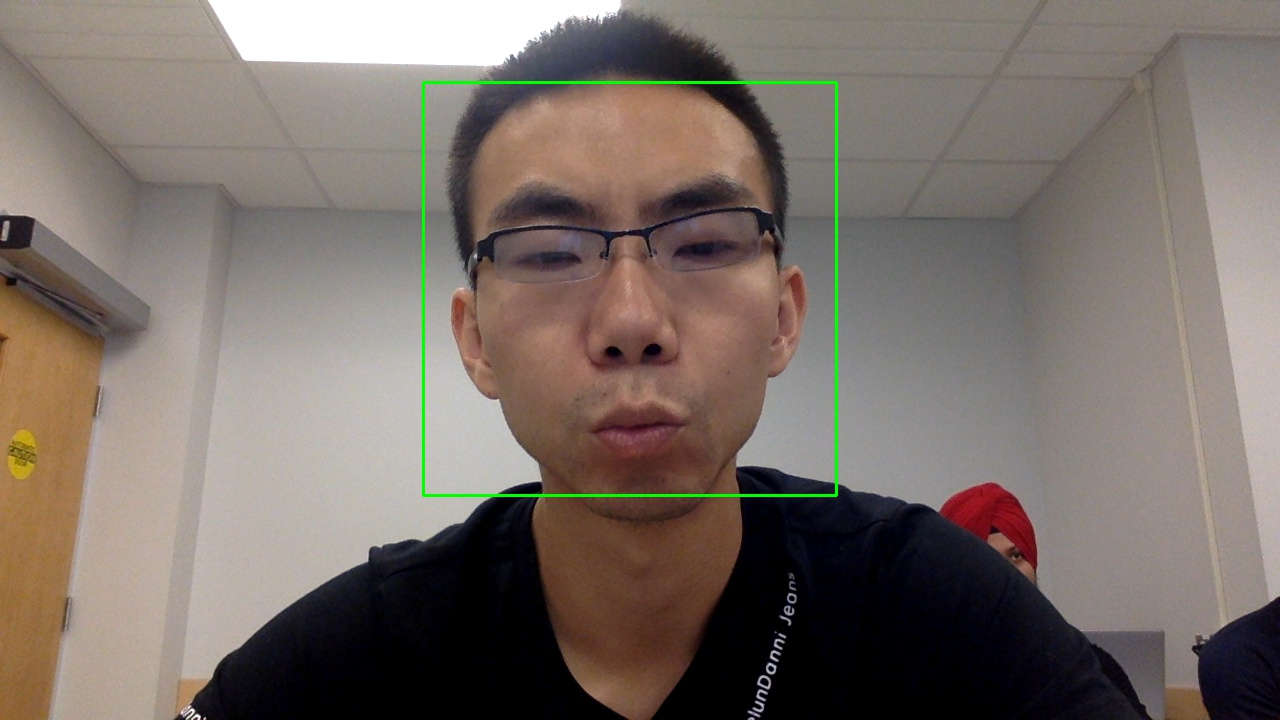
#> input picture aipro/test.jpg, 1280 x 720 px, given in place of the camera
$ python test.py
#> lines starting #> are read from the running program, lines starting #| are printed output that depends on the picture; after the words box and inside, x2 and y2 are one past the last pixel; in counts of white or black regions, pixels touching at a corner belong together
'''
Capture Face Step 2 ---recognize faces with static images Written by Tab Jun.27 2017
'''

import numpy as np
import cv2

cap = cv2.VideoCapture(0)
ret, frame = cap.read()
#> frame is the input picture: shape (720, 1280, 3); mean B, G, R 103.8, 111.1, 121.5

r, h, c, w = 250, 90, 400, 125
track_window = (c, r, w, h)

roi = frame[r:r+h, c:c+w]
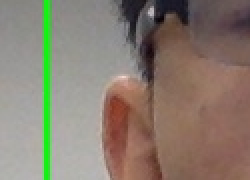
#> roi: shape (90, 125, 3) (shown 2 times larger); mean B, G, R 112.3, 125.6, 136.7
hsv_roi = cv2.cvtColor(frame, cv2.COLOR_BGR2HSV)
#> hsv_roi: shape (720, 1280, 3); mean H, S, V 37.7, 59.9, 123.9

mask = cv2.inRange(hsv_roi, np.array((0., 60., 32.)), np.array((180., 255., 255.)))
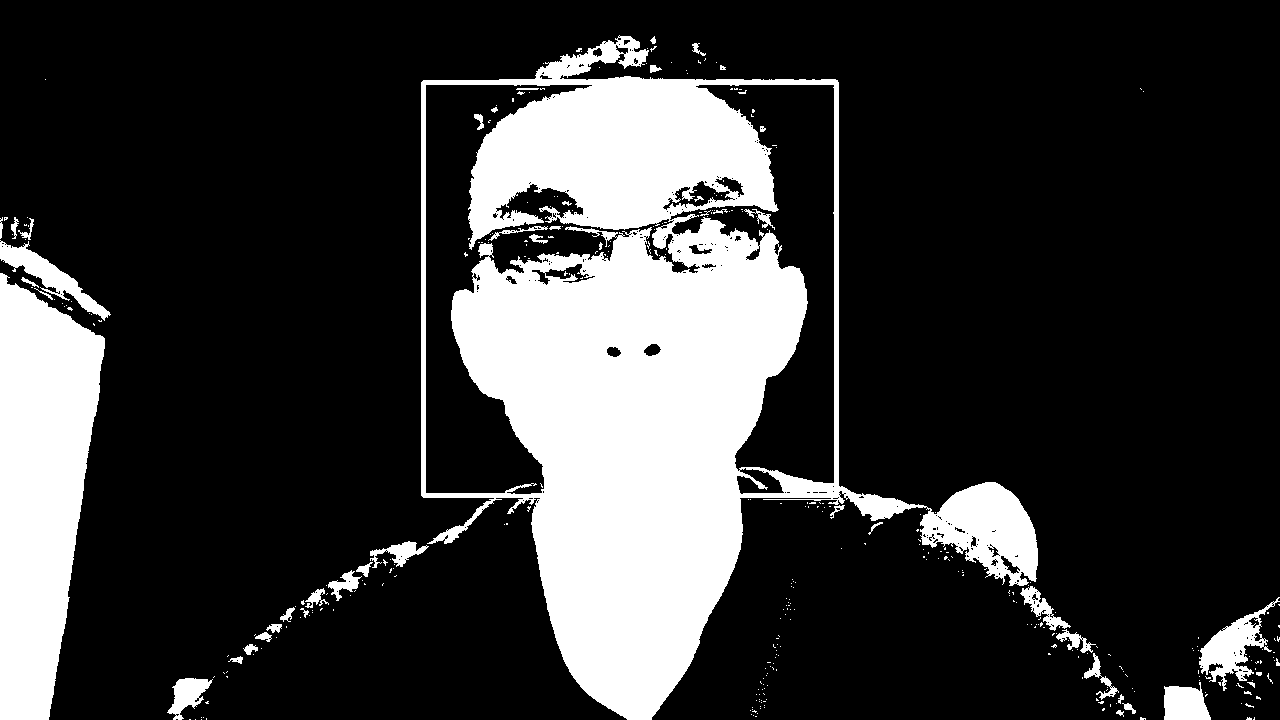
#> mask: shape (720, 1280); 22.2% white; 371 white regions (322 under 20 px), largest, box (x1, y1, x2, y2) and area: (421, 35, 1038, 720) 158605, (0, 273, 105, 720) 33060, (1199, 597, 1280, 691) 2512
roi_hist = cv2.calcHist([hsv_roi], [0], mask, [180], [0, 180])
#> roi_hist = 180 values, max 20722 at index 8, min 0 at index 27, mean 1135.6
cv2.normalize(roi_hist,roi_hist,0,255,cv2.NORM_MINMAX)
term_crit = (cv2.TERM_CRITERIA_EPS | cv2.TERM_CRITERIA_COUNT, 10, 1)

while(1):
    ret, frame = cap.read()
    if ret == True:
        hsv = cv2.cvtColor(frame, cv2.COLOR_BGR2HSV)
        dst = cv2.calcBackProject([hsv], [0], roi_hist, [0, 180], 1)
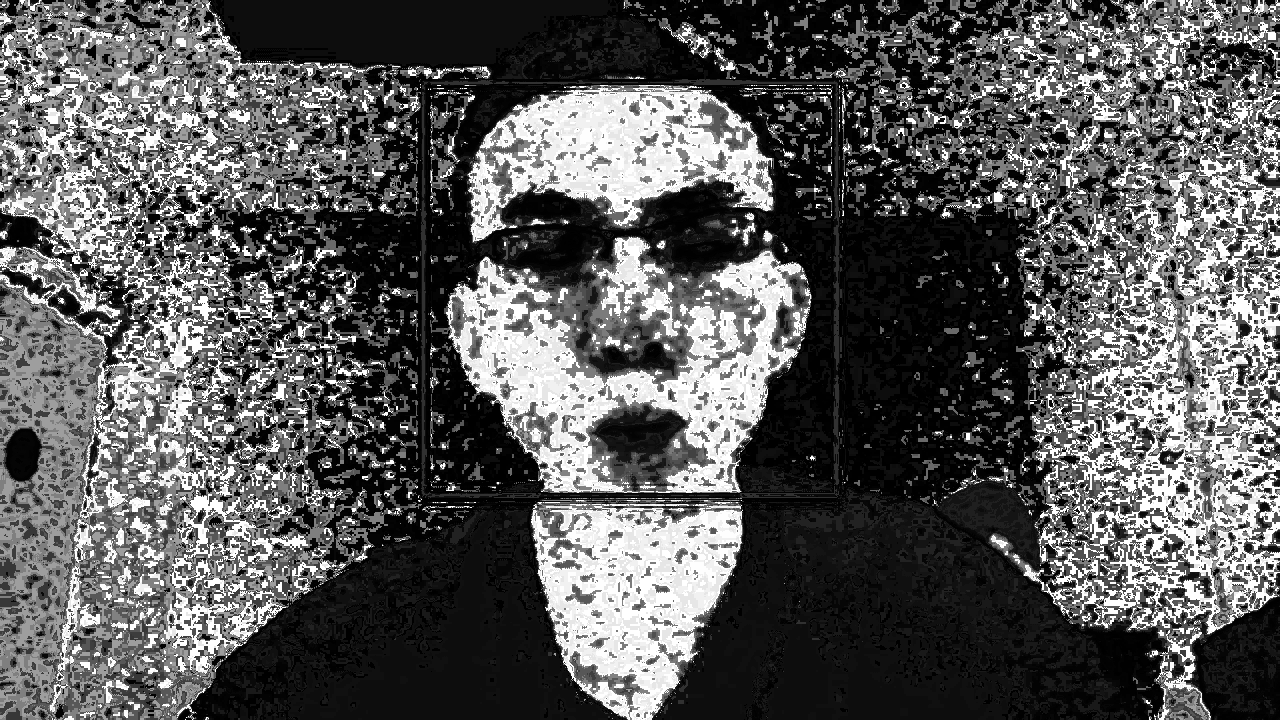
#> dst: shape (720, 1280); min 0, max 255, mean 89.8
        ret, track_window = cv2.meanShift(dst, track_window, term_crit)
#> ret = 10; track_window = (450, 287, 125, 90)
        x, y, w, h = track_window
#> x = 450; y = 287; w = 125; h = 90
        img2 = cv2.rectangle(frame, (x, y), (x+w, y+h), 255, 2)
        #gray = cv2.cvtColor(frame, cv2.COLOR_BGR2GRAY)
        cv2.imshow('EyesTracking', img2)
        k = cv2.waitKey(60) & 0xff
#> (key Esc is pressed here)
        if k == 27:
            break
        else:
            print("continue")
            cv2.imwrite("test_cap.jpg", img2)
    else:
        print("error")
        break
cv2.destroyAllWindows()
cap.release()

$ run again, on aipro/eyes.jpg
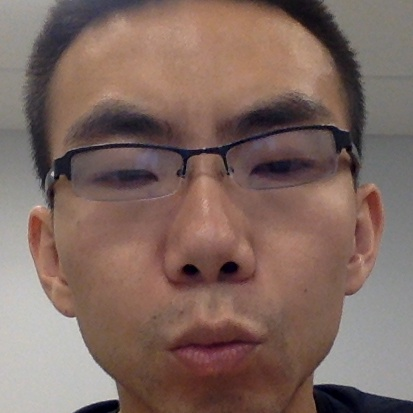
#> input picture aipro/eyes.jpg, 413 x 413 px, given in place of the camera
#> frame is the input picture: shape (413, 413, 3); mean B, G, R 96.9, 104.7, 127.8
#> hsv_roi: shape (413, 413, 3); mean H, S, V 38.5, 68.8, 128.4
#> `mask = cv2.inRange(hsv_roi, np.array((0., 60., 32.)), np.array((180., ..`:
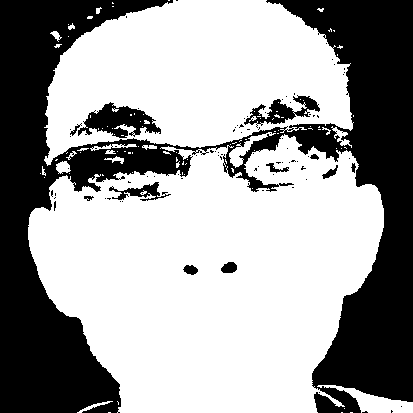
#> mask: shape (413, 413); 62.3% white; 86 black regions (74 under 20 px), largest, box (x1, y1, x2, y2) and area: (0, 0, 413, 413) 60637, (78, 102, 161, 138) 1523, (244, 95, 320, 128) 919
#> roi_hist = 180 values, max 15212 at index 8, min 0 at index 18, mean 590.6
#> `dst = cv2.calcBackProject([hsv], [0], roi_hist, [0, 180], 1)`:
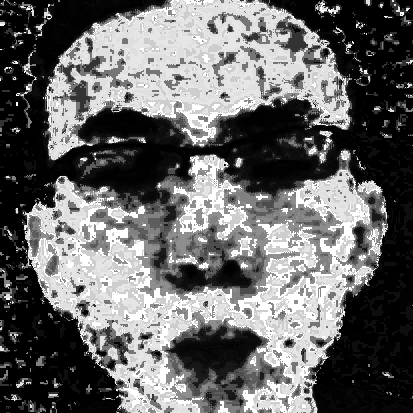
#> dst: shape (413, 413); min 0, max 255, mean 105.3
#> ret = 4; track_window = (400, 270, 13, 90)
#> x = 400; y = 270; w = 13; h = 90
